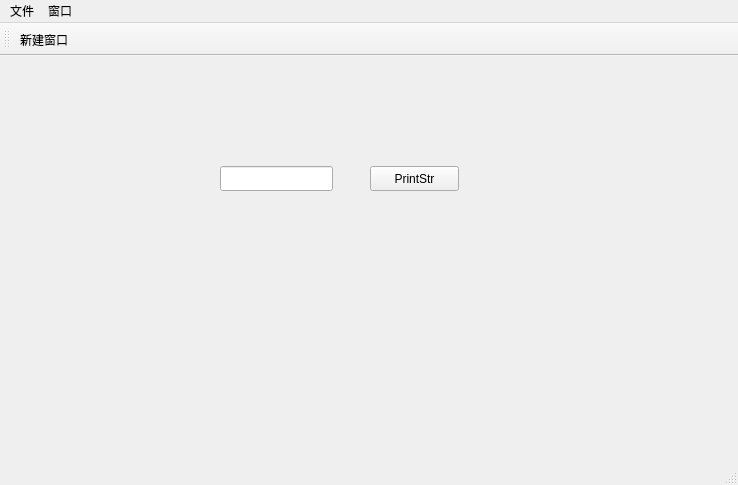
<?xml version="1.0" encoding="UTF-8"?>
<ui version="4.0">
 <class>MainWindow</class>
 <widget class="QMainWindow" name="MainWindow">
  <property name="geometry">
   <rect>
    <x>0</x>
    <y>0</y>
    <width>738</width>
    <height>485</height>
   </rect>
  </property>
  <property name="windowTitle">
   <string>MainWindow</string>
  </property>
  <widget class="QWidget" name="centralWidget">
   <widget class="QLineEdit" name="line11">
    <property name="geometry">
     <rect>
      <x>220</x>
      <y>110</y>
      <width>113</width>
      <height>25</height>
     </rect>
    </property>
   </widget>
   <widget class="QPushButton" name="pushButtonPrint">
    <property name="geometry">
     <rect>
      <x>370</x>
      <y>110</y>
      <width>89</width>
      <height>25</height>
     </rect>
    </property>
    <property name="text">
     <string>PrintStr</string>
    </property>
   </widget>
  </widget>
  <widget class="QMenuBar" name="menuBar">
   <property name="geometry">
    <rect>
     <x>0</x>
     <y>0</y>
     <width>738</width>
     <height>28</height>
    </rect>
   </property>
   <widget class="QMenu" name="menu">
    <property name="title">
     <string>文件</string>
    </property>
    <addaction name="actionnew"/>
    <addaction name="actionopen"/>
   </widget>
   <widget class="QMenu" name="menu_2">
    <property name="title">
     <string>窗口</string>
    </property>
    <addaction name="actionnewWindow"/>
   </widget>
   <addaction name="menu"/>
   <addaction name="menu_2"/>
  </widget>
  <widget class="QToolBar" name="mainToolBar">
   <attribute name="toolBarArea">
    <enum>TopToolBarArea</enum>
   </attribute>
   <attribute name="toolBarBreak">
    <bool>false</bool>
   </attribute>
   <addaction name="actionnewWindow"/>
  </widget>
  <widget class="QStatusBar" name="statusBar"/>
  <action name="actionnew">
   <property name="text">
    <string>新建</string>
   </property>
  </action>
  <action name="actionopen">
   <property name="text">
    <string>打开</string>
   </property>
  </action>
  <action name="actionsaveas">
   <property name="text">
    <string>另存为</string>
   </property>
  </action>
  <action name="actionnewWindow">
   <property name="text">
    <string>新建窗口</string>
   </property>
  </action>
 </widget>
 <layoutdefault spacing="6" margin="11"/>
 <resources/>
 <connections/>
</ui>
